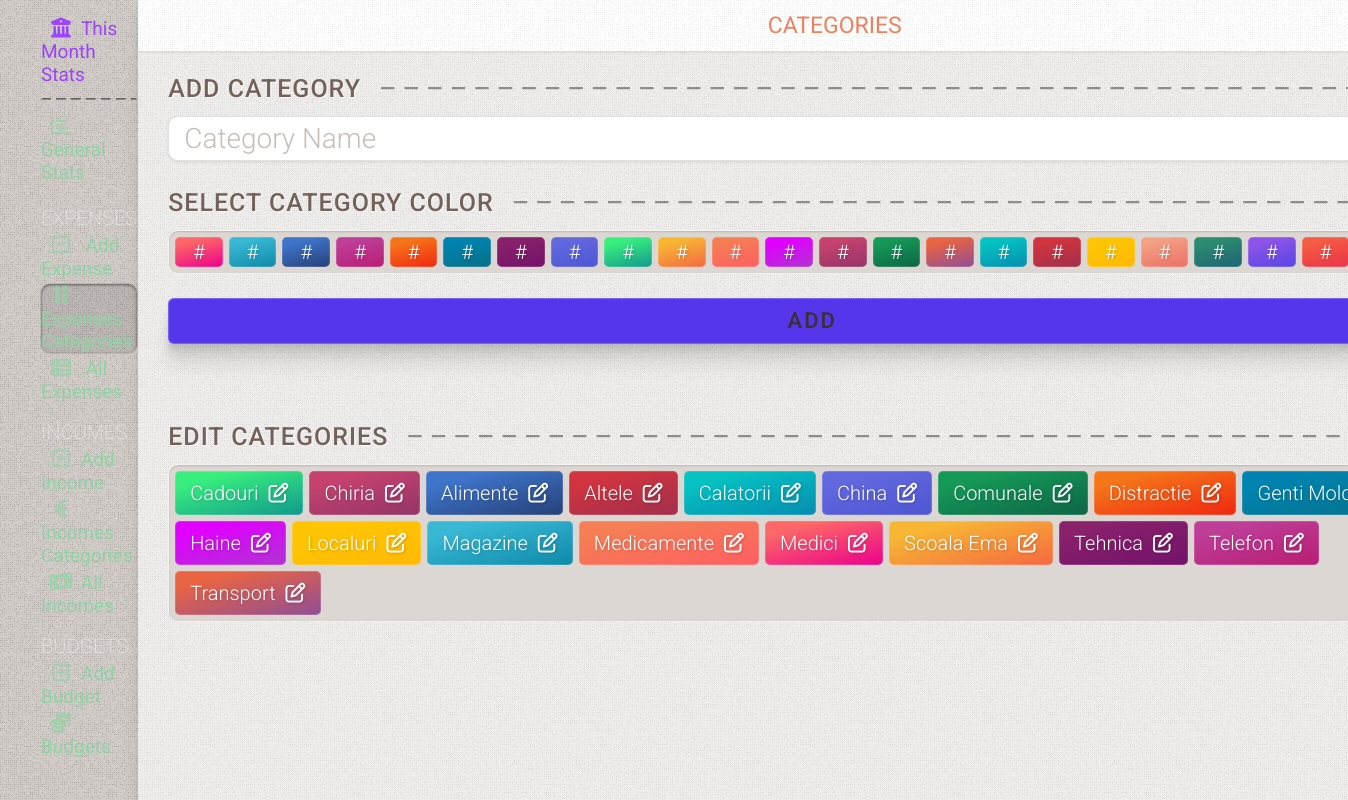
The page /categories on the database its author committed.
### tables this page shows
CREATE TABLE categories
(
    id    INTEGER PRIMARY KEY AUTOINCREMENT,
    name  TEXT NOT NULL,
    color TEXT,
    state TEXT DEFAULT false
);

### app.py (the view, shortened to what this page needs)
@app.route('/categories', methods=('GET', 'POST'))
def categories():
    conn = get_db_connection()
    categories = conn.execute(
        "SELECT categories.id as cid, categories.name as name, color as color, categories.state, count(expenses.sum) as count "
        "FROM categories "
        "LEFT JOIN expenses on categories.id = expenses.category "
        # "WHERE categories.state is not 'true' "
        "GROUP BY name "
        "ORDER BY categories.state , count DESC"
    ).fetchall()
    conn.close()
    return render_template('categories.html', title='Categories', gradient='text-gradient-red',
                           categories=categories)

### app.py (called while the page is built)
def get_db_connection():
    conn = sqlite3.connect('static/database.db')
    conn.row_factory = sqlite3.Row
    return conn

### templates/categories.html (shortened to what this page needs)
{% extends 'base.html' %} {% block content %}
	<div class="page_title {{ gradient }}" >
		<span >{% block title %} {{ title }} {% endblock %}</span >
	</div >
	<div class="content flex flex-col gap-15" >
	<div >
		<div class="divider-title mt-0 mb-10 " ><span >Add Category</span ></div >
		<form method="post" >
			<div class="form-group" >
				<input type="text" name="category" placeholder="Category Name" class="big-input"
							 value="{{ request.form['category'] }}" />
			</div >
			<div class="divider-title mt-24 mb-10 " ><span >Select Category Color</span ></div >
			<div class="radio-group category-group category-group-color" >
				{% for i in range(23) %}
					<label for="gradient_{{ i }}" class="gradient_{{ i }}" ><span >#</span ></label >
				{% endfor %}
			</div >
			<div class="form-buttons mt-24" >
				<button type="submit" class="send-button" name="cat" >Add</button >
			</div >
		</form >
	</div >
	<div >
		<div class="divider-title mt-60 mb-10" ><span >Edit Categories</span ></div >
		<div class=" flex flex-wrap radio-group category-group  category-group-color category-group-edit" >
			{% for category in categories %}
				<label class="badge {{ category['color'] }} {% if category['state'] == 'true' %} hide-category {% endif %}" >
					<a href="/edit-category/{{ category['cid'] }}" >{{ category['name'] }}
						<i class="fa-regular fa-pen-to-square" ></i >
					</a >
				</label >
			{% endfor %}
		</div >
	</div >
{% endblock %}

### static/css/mmenu.css (style rules this page uses)
:root { --mm-line-height: 20px; --mm-listitem-size: 38px; --mm-navbar-size: 44px; --mm-offset-top: 0; --mm-offset-right: 0; --mm-offset-bottom: 0; --mm-offset-left: 0; --mm-color-border: rgba(0, 0, 0, 0.1); --mm-color-button: rgba(0, 0, 0, 0.3); --mm-color-text: rgba(0, 0, 0, 0.75); --mm-color-text-dimmed: rgba(0, 0, 0, 0.3); --mm-color-background: #f3f3f3; --mm-color-background-highlight: rgba(0, 0, 0, 0.05); --mm-color-background-emphasis: rgba(255, 255, 255, 0.4); --mm-shadow: 0 0 10px rgba(0, 0, 0, 0.3) }
:root { --mm-iconbar-size: 50px }
:root { --mm-iconpanel-size: 50px }
:root { --mm-sidebar-collapsed-size: 50px; --mm-sidebar-expanded-size: 440px }

### rows shown on the page
categories: name "Cadouri"
categories: name "Chiria"
categories: name "Alimente"
categories: name "Altele"
categories: name "Calatorii"
categories: name "China"
categories: name "Comunale"
categories: name "Distractie"
categories: name "Genti…"
categories: name "Haine"
categories: name "Localuri"
categories: name "Magazine"
categories: name "Medicamente"
categories: name "Medici"
categories: name "Scoala Ema"
categories: name "Tehnica"
categories: name "Telefon"
categories: name "Transport"

### other values the page prints
{{ title }} "CATEGORIES"
